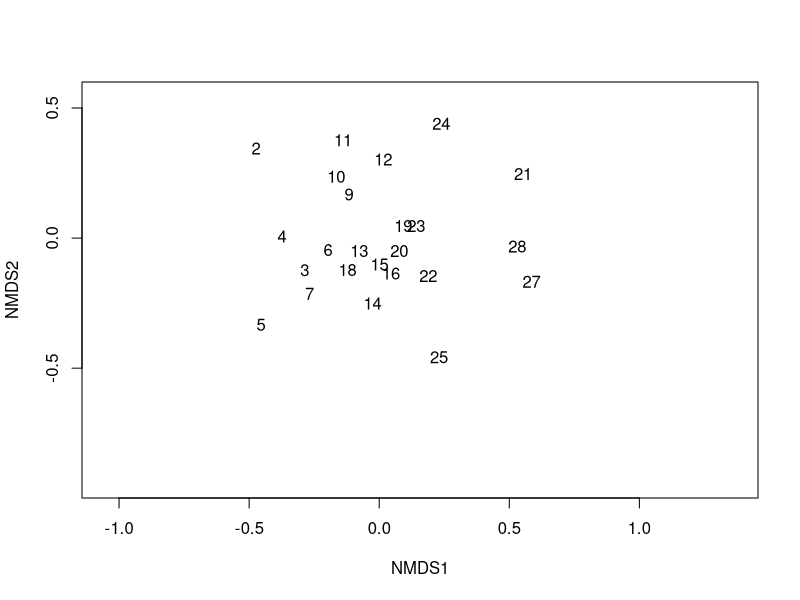
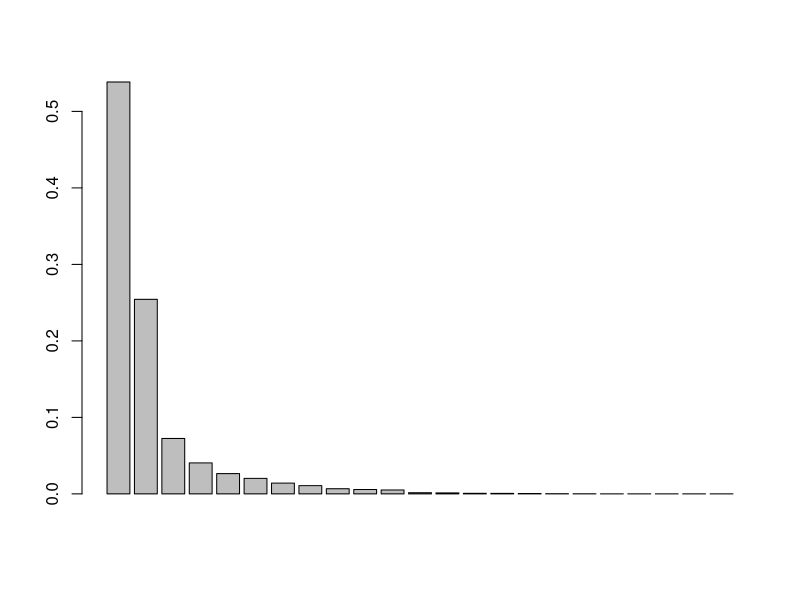
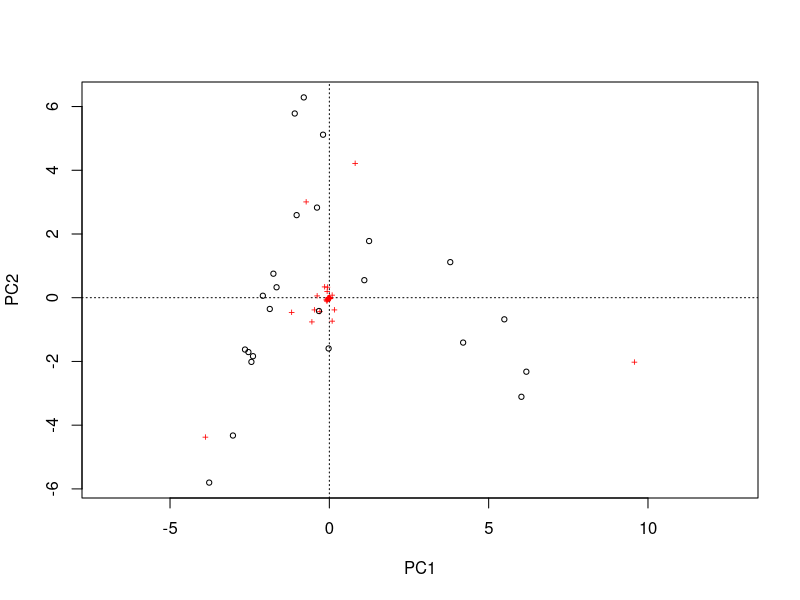
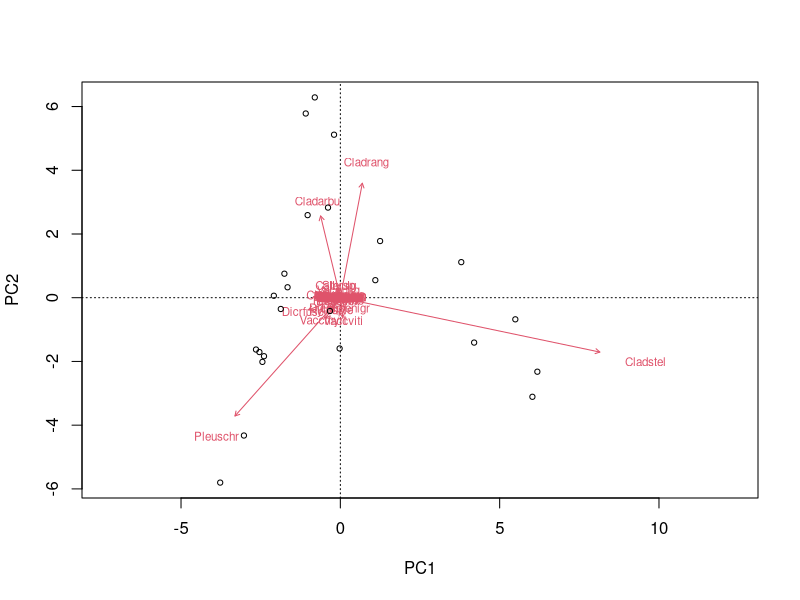
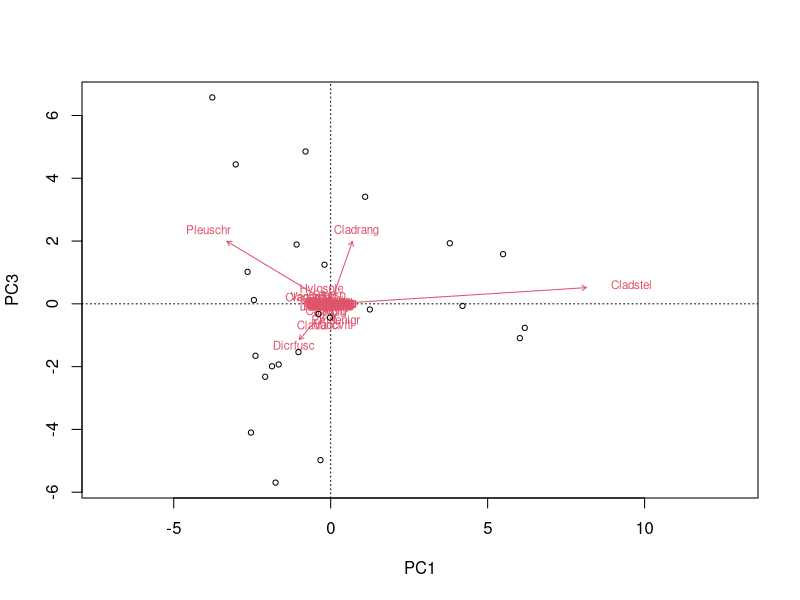
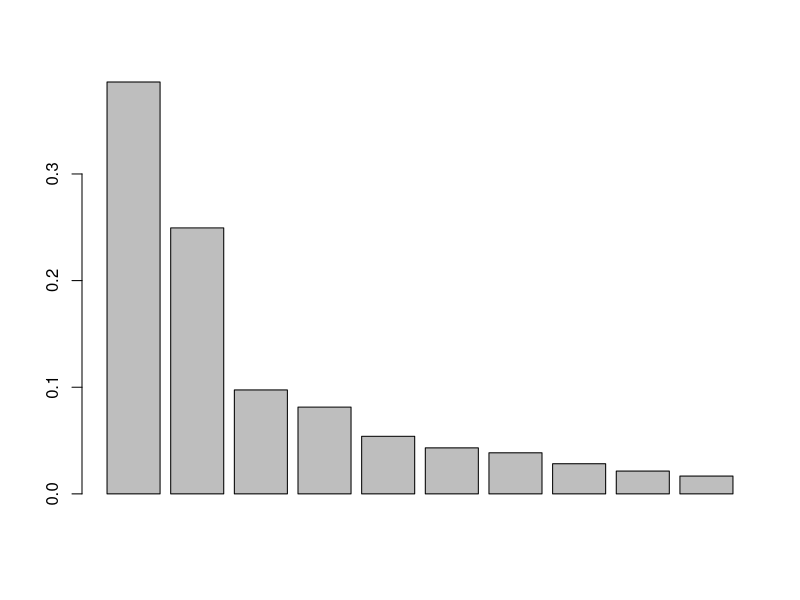
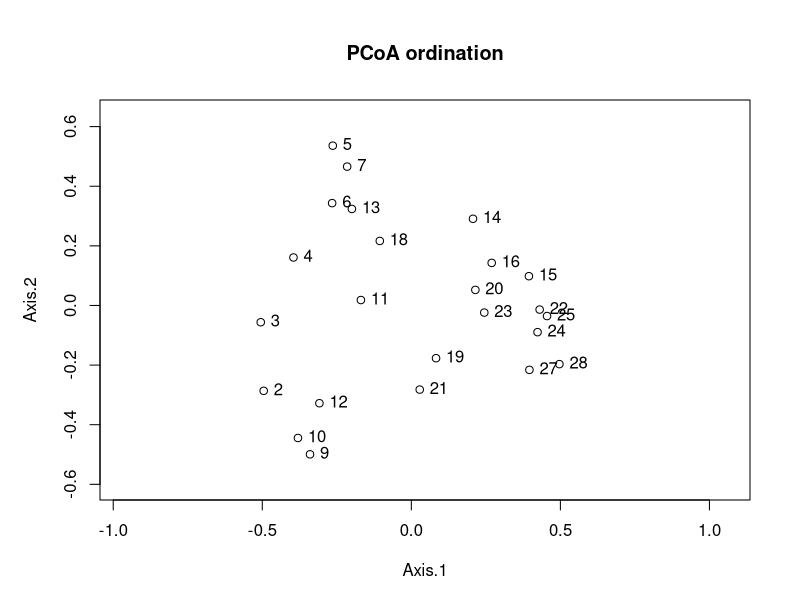
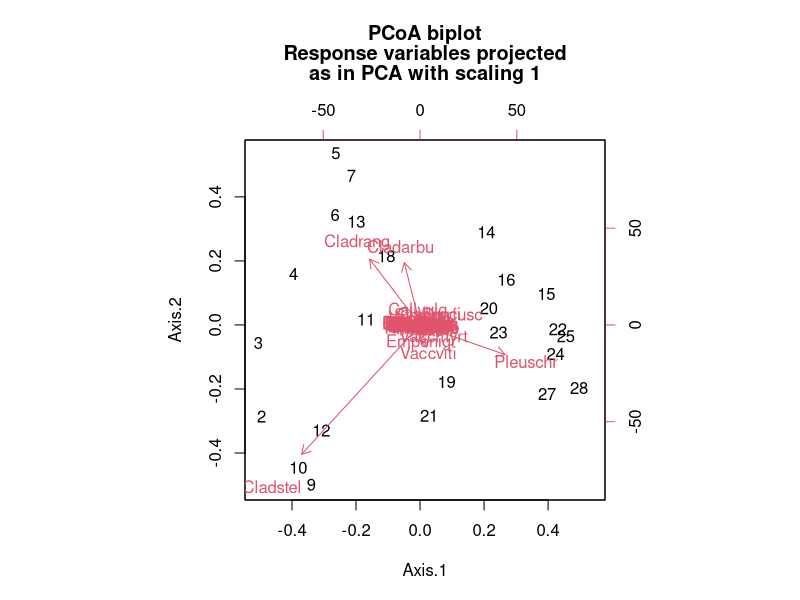

Here is the R script that generated these plots, in order:
# Coding club ordination tutorial 

# Loading libraries

library(vegan)
library(ape)
library(dplyr)

# Loading data 
data(varespec)

varespec %>%
  metaMDS(trace = F) %>%
  ordiplot(type = "none") %>%
  text("sites")

PCA <- rda(varespec, scale = FALSE)

barplot(as.vector(PCA$CA$eig)/sum(PCA$CA$eig)) 

sum((as.vector(PCA$CA$eig)/sum(PCA$CA$eig))[1:2]) 

plot(PCA, type = "points")

sitePCA <- PCA$CA$u # Site scores
speciesPCA <- PCA$CA$v # Species scores

biplot(PCA, choices = c(1,2), type = c("text", "points"), xlim = c(-5,10))
biplot(PCA, choices = c(1,3), type = c("text","points")) 


dist <- vegdist(varespec,  method = "bray")

library(ape)
PCOA <- pcoa(dist)


barplot(PCOA$values$Relative_eig[1:10])

PCOA <- pcoa(dist, correction = "cailliez")
        
biplot.pcoa(PCOA)

biplot.pcoa(PCOA, varespec)

PCOAaxes <- PCOA$vectors[,c(1,2)]
par(mfrow = c(1, 2)) 
biplot.pcoa(PCOA)
plot(PCA)

par(mfrow = c(1, 1)) 


dist <- vegdist(varespec,  method = "bray")

NMDS.scree <- function(x) { #where x is the name of the data frame variable
  plot(rep(1, 10), replicate(10, metaMDS(x, autotransform = F, k = 1)$stress), xlim = c(1, 10),ylim = c(0, 0.30), xlab = "# of Dimensions", ylab = "Stress", main = "NMDS stress plot")
  for (i in 1:10) {
    points(rep(i + 1,10),replicate(10, metaMDS(x, autotransform = F, k = i + 1)$stress))
  }
}

NMDS.scree(dist)
  

set.seed(2)
NMDS1 <- metaMDS(dist, k = 2, trymax = 100, trace = F)
NMDS1

NMDS2 <- metaMDS(varespec, k = 2, trymax = 100, trace = F)
NMDS2

stressplot(NMDS1)

plot(NMDS1, type = "t")
NMDS3 <- metaMDS(varespec, k = 2, trymax = 100, trace = F, autotransform = FALSE, distance="bray")
plot(NMDS3)
plot(NMDS3, display = "sites", type = "n")
points(NMDS3, display = "sites", col = "red", cex = 1.25)
text(NMDS3, display ="species")

ordiplot(NMDS3, type = "n")
orditorp(NMDS3, display = "species", col = "red", air = 0.01)
orditorp(NMDS3, display = "sites", cex = 1.1, air = 0.01)

data(varechem)
ef <- envfit(NMDS3, varechem, permu = 999)
plot(NMDS3, type = "t", display = "sites")
plot(ef, p.max = 0.05)


group = c(rep("Group1", 12), rep("Group2", 12))

colors = c(rep("red", 12), rep("blue", 12))

ordiplot(NMDS3, type = "n")
for(i in unique(group)) {
  ordihull(NMDS3$point[grep(i, group),], draw="polygon",
           groups = group[group == i],col = colors[grep(i,group)],label=F) } 

orditorp(NMDS3, display = "species", col = "red", air = 0.01)
orditorp(NMDS3, display = "sites", col = c(rep("red",12),
                                           rep("blue", 12)), air = 0.01, cex = 1.25)

